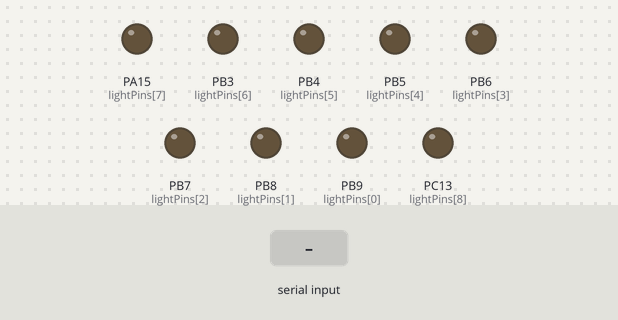
A program run on a simulated STM32 Black Pill. Parts: output pins drawn as LEDs (lit = HIGH). The test bench sets the inputs (shaded band).

Above: at 1.2 s.
1.3 s: "90,45\n" received over the second serial link
At 2.7 s:
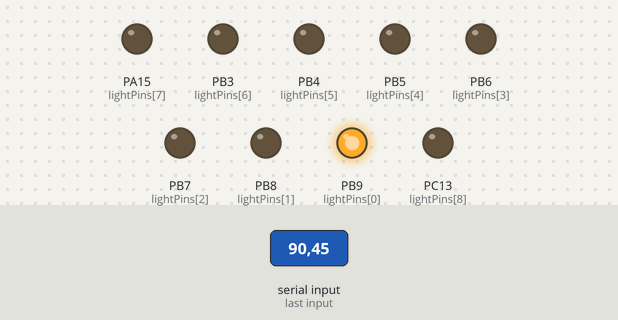
Timing chart, 0 to 4.3 s (numbered marks = the images above; inputs shaded):
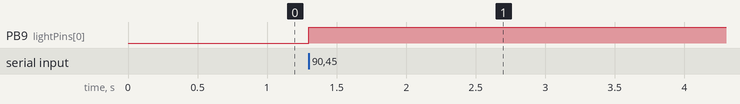

The program:

main.cpp
```cpp
#include <Arduino.h>

#define NLIGHTS 9

HardwareSerial serialDebug(PA10, PA9);
HardwareSerial serialEsp(PA3, PA2);

const int lightPins[NLIGHTS] = {PB9, PB8, PB7, PB6, PB5, PB4, PB3, PA15, PC13};

bool switch1[NLIGHTS];
int whichDigit, whichLight, buttonState, lastCheck, prevButtonState, i;

void get_cmd(char cmd_char) {
    if (('A' <= cmd_char) && (cmd_char <= 'A' + NLIGHTS)) {
        serialEsp.write('a' + (cmd_char - 'A'));
        serialEsp.write('0' + (int)switch1[cmd_char - 'A']);
        serialDebug.write('a' + (cmd_char - 'A'));
        serialDebug.write('0' + (int)switch1[cmd_char - 'A']);
    } else if (('a' <= cmd_char) && (cmd_char <= 'l')) {
        whichLight = cmd_char - 'a';
    } else {
        switch1[whichLight] = (bool)(cmd_char - '0');
        digitalWrite(lightPins[whichLight], switch1[whichLight]);
        serialEsp.write('a' + whichLight);
        serialEsp.write('0' + (int)switch1[whichLight]);
        serialDebug.write('a' + whichLight);
        serialDebug.write('0' + (int)switch1[whichLight]);
    }
}

void setup() {
    serialDebug.begin(115200);
    serialEsp.begin(115200);
    for (int i = 0; i < NLIGHTS; i++) {
        pinMode(lightPins[i], OUTPUT);
        digitalWrite(lightPins[i], LOW);
    }
}

void loop() {
    if (serialDebug.available() > 0) {
        char cmd_char = serialDebug.read();
        serialDebug.print(cmd_char);
        get_cmd(cmd_char);
    }
    if (serialEsp.available() > 0) {
        char cmd_char = serialEsp.read();
        get_cmd(cmd_char);
    }
}
```

Measured:
- after the input at 1.3 s, PB9 (lightPins[0]): LOW → HIGH at once
